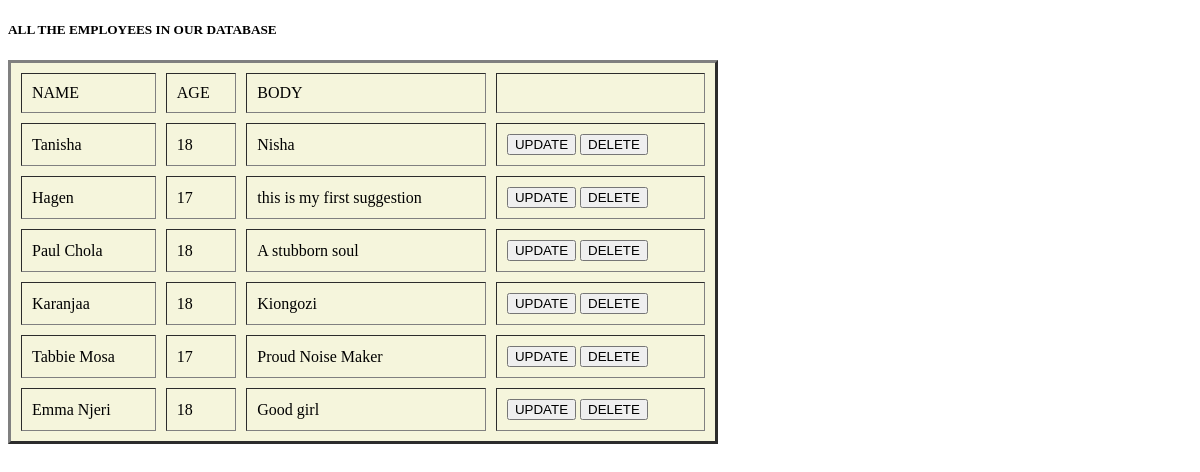
Screenshot of /patients/show/ with the database file from the repository.
### patients/models.py (models this page shows, shortened)
class Student(models.Model):
    name = models.CharField(max_length=15)
    age = models.IntegerField()
    body = models.TextField()

### patients/views.py (the view)
# urls.py: path('show/', views.show, name='show'),
def show (request):
    context = {'show': Student.objects.all()}
    return render(request, 'show.html', context)

### patients/templates/show.html (shortened to what this page needs)
<!DOCTYPE html>
<html lang="en">
<head>
    <link rel="stylesheet" href="../../static/css/style.css">
</head>
<body>
<h5>ALL THE EMPLOYEES IN OUR DATABASE</h5>
<table border="3" bgcolor="#f5f5dc"cellpadding="10" cellspacing="10" width="60%" >
    <thead>
    <tr>
    <td>NAME</td>
    <td>AGE</td>
    <td>BODY</td>
    <td></td>
    </tr>
    </thead>
    <tbody>
    {% for employee in show %}
       <tr>
           <td>{{employee.name}}</td>
           <td>{{employee.age}}</td>
           <td>{{employee.body}}</td>
           <td><a href="{%url 'employee_update' employee.id%}"><button>UPDATE</button></a>
               <a href="{%url 'delete' employee.id%}"><button>DELETE</button></a>
           </td>
       </tr>
    {% endfor %}
    </tbody>
</table>
</body>
</html>

### rows the page displays
Student: name "Tanisha", age "18", body "Nisha"
Student: name "Hagen", age "17", body "this is my first suggestion"
Student: name "Paul Chola", age "18", body "A stubborn soul"
Student: name "Karanjaa", age "18", body "Kiongozi"
Student: name "Tabbie Mosa", age "17", body "Proud Noise Maker"
Student: name "Emma Njeri", age "18", body "Good girl"
